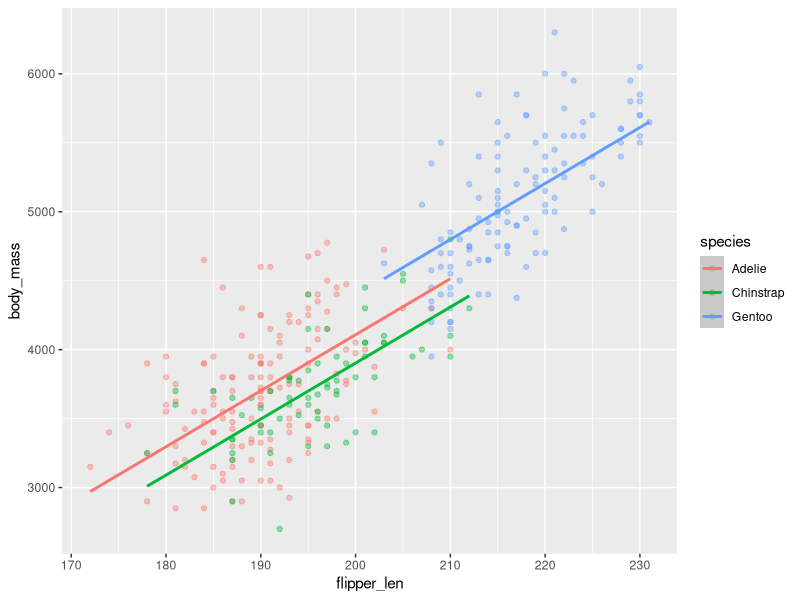
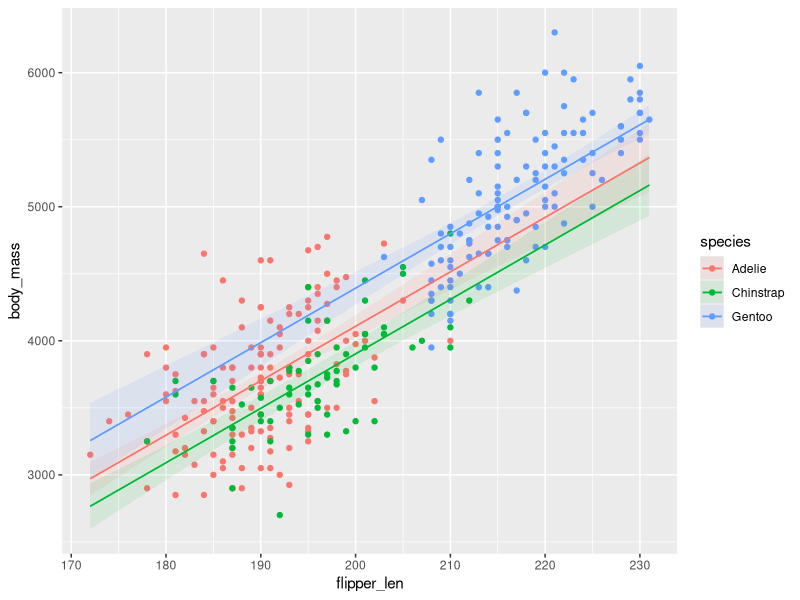
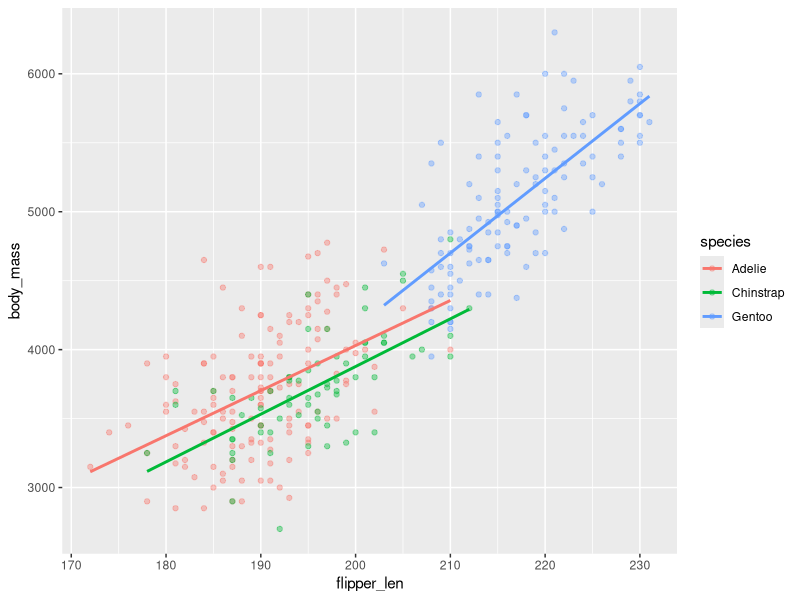
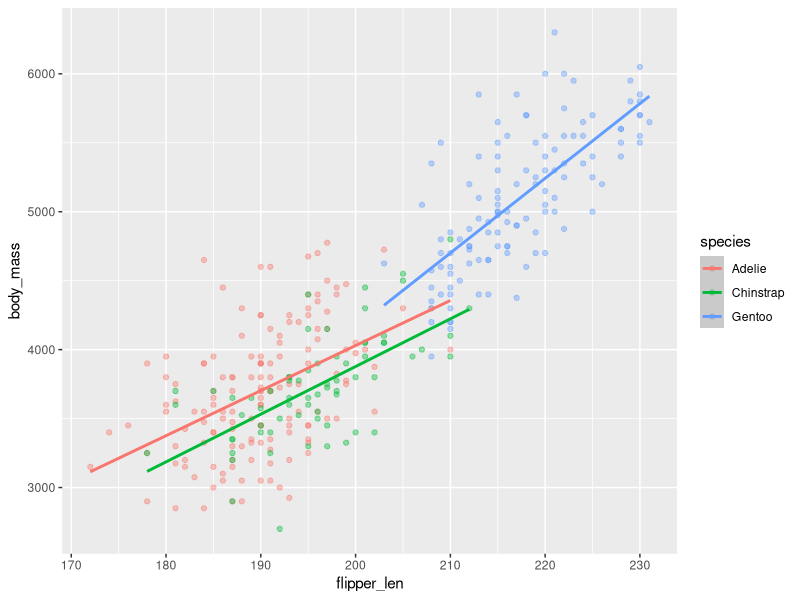
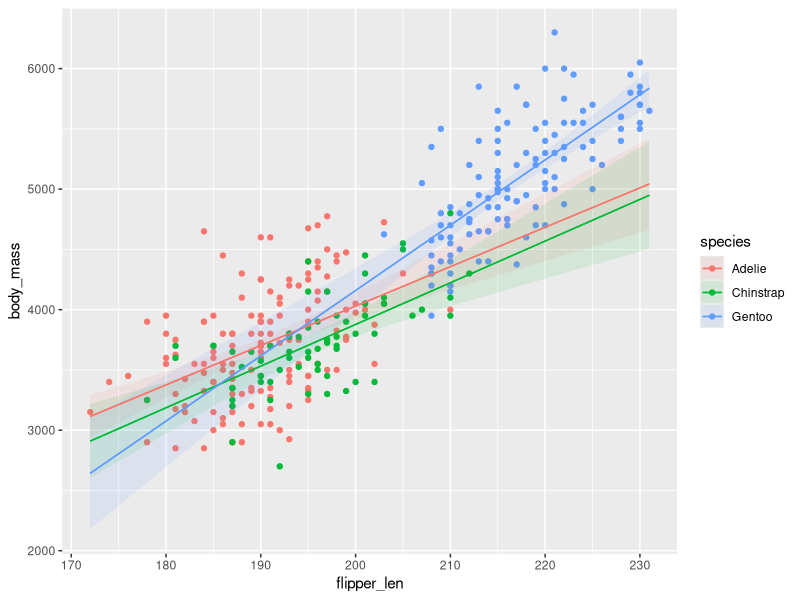

Here is the R script that generated these plots, in order:
## ---- chunk 1
#| warning: false
#| message: false

library(tidyverse)
library(parameters)
library(marginaleffects)

penguins <- penguins |> drop_na(sex)
## ---- chunk 2
model_basic <- lm(
  body_mass ~ flipper_len + species,
  data = penguins
)

# With parameters
model_parameters(model_basic)

# With marginaleffects
avg_comparisons(model_basic)
## ---- chunk 3
basic_predictions <- predictions(model_basic)

ggplot(penguins, aes(x = flipper_len, y = body_mass)) +
  geom_point(aes(color = species), alpha = 0.4) +
  geom_smooth(data = basic_predictions, aes(y = estimate, color = species))
## ---- chunk 4
plot_predictions(
  model_basic,
  condition = c("flipper_len", "species"),
  points = 1
)
## ---- chunk 5
model_interaction <- lm(
  body_mass ~ flipper_len * species,
  data = penguins
)

# With parameters
model_parameters(model_interaction)

# With marginaleffects
avg_comparisons(model_interaction, by = "species", variable = "flipper_len")
## ---- chunk 6
ggplot(penguins, aes(x = flipper_len, y = body_mass)) +
  geom_point(aes(color = species), alpha = 0.4) +
  geom_smooth(aes(color = species), method = "lm", se = FALSE)
## ---- chunk 7
interaction_predictions <- predictions(model_interaction)

ggplot(penguins, aes(x = flipper_len, y = body_mass)) +
  geom_point(aes(color = species), alpha = 0.4) +
  geom_smooth(
    data = interaction_predictions,
    aes(y = estimate, color = species)
  )
## ---- chunk 8
plot_predictions(
  model_interaction,
  condition = c("flipper_len", "species"),
  points = 1
)
